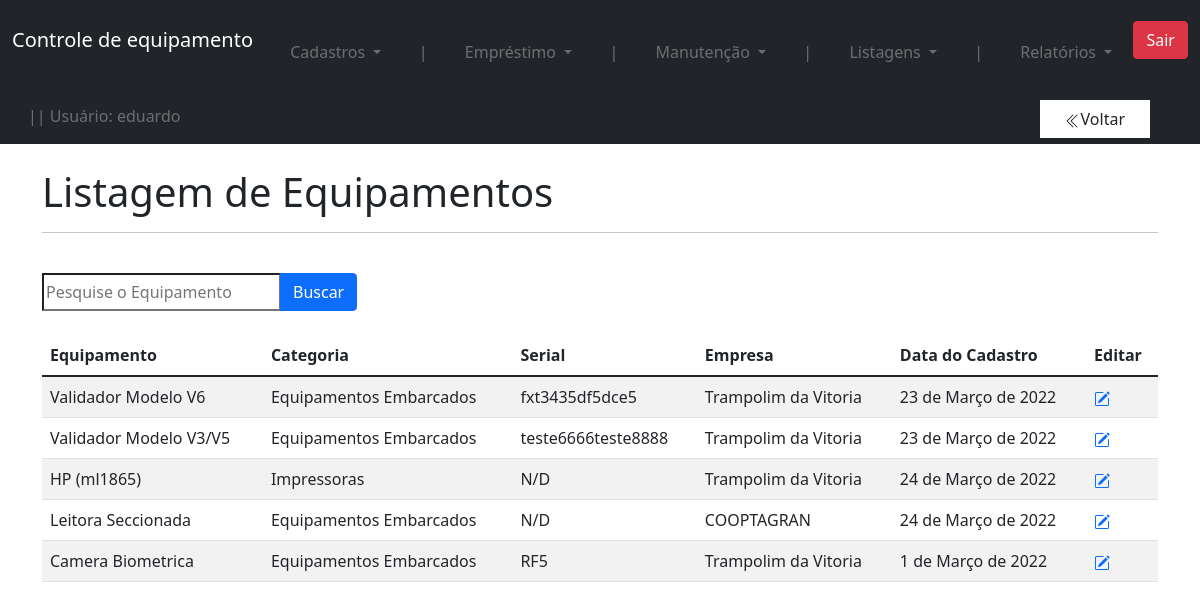
Before: /equipamento/listagem_equipamento (signed in) with the older database file.
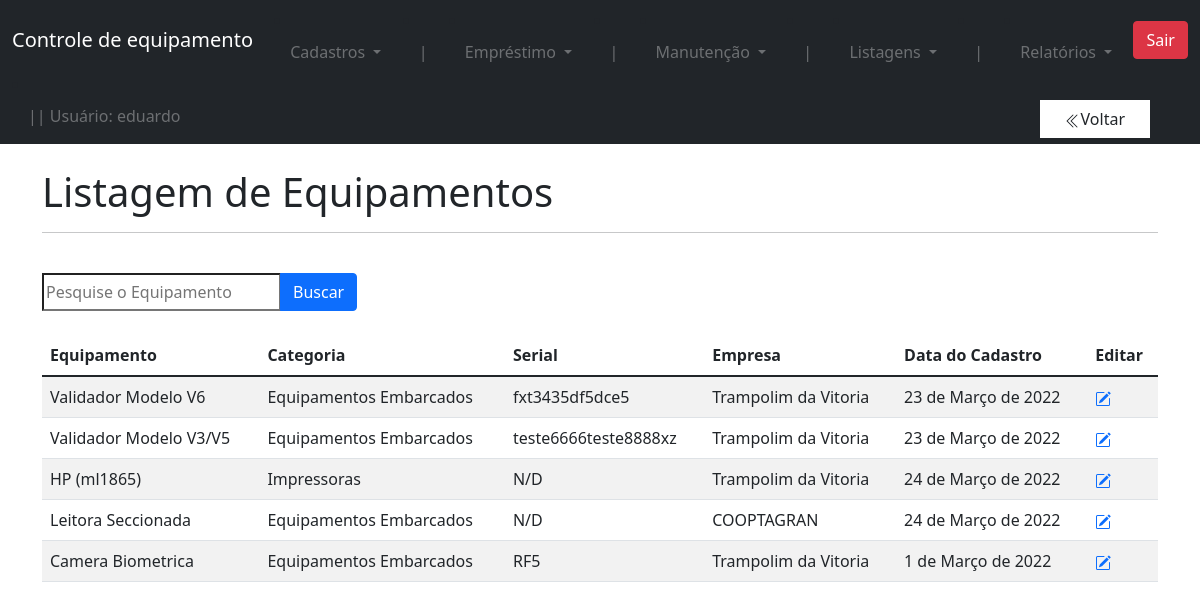
After: the same page with the newer database file.
### equipamento/models.py (models this page shows, shortened)
class Equipamentos(models.Model):
    nome = models.CharField(max_length=60)
    imagem = models.ImageField(upload_to='foto_equipamento', null=True, blank=True)
    serial = models.CharField(max_length=30)
    empresa = models.ForeignKey(Empresa, on_delete=models.DO_NOTHING)
    data_cadastro = models.DateField(default= date.today)
    categoria = models.ForeignKey(Categoria, on_delete=models.DO_NOTHING)
    emprestado = models.BooleanField(default=False)
    class Meta:
        verbose_name = 'Equipamento'

class Categoria(models.Model):
    nome = models.CharField(max_length=30)
    descricao = models.TextField()
    def __str__(self) -> str:
        return self.nome

class Empresa(models.Model):
    nome = models.CharField(max_length=60)
    responsavel = models.CharField(max_length=60)
    email = models.EmailField(max_length=60, blank=True, null=True)
    def __str__(self) -> str:
        return self.nome

### equipamento/views.py (the view)
# urls.py: path('listagem_equipamento', views.listagem_equipamento, name='listagem_equipamento'),
@login_required
def listagem_equipamento(request):
    equipamentos = Equipamentos.objects.all()
    search_input = request.GET.get('search_area') or ''
    if search_input:
        equipamentos = Equipamentos.objects.filter(nome__icontains=search_input)
    return render(request, 'listagem_equipamento.html', {'equipamentos':equipamentos, 'search_input':search_input})

### equipamento/templates/listagem_equipamento.html (shortened to what this page needs)
{% extends 'base.html' %}
{% load filtros  %}
{% load static  %}
{% block conteudo %}
<div class='container'>
    <br>
    <h1 class=''>Listagem de Equipamentos</h1>
    <hr>
    <br>
    <div class="col-lg-4">
      <form class="input-group" method="get">
        <input type="text" name="search_area" value="{{search_input}}"placeholder="Pesquise o Equipamento">
        <input class="btn btn-primary" type="submit" value="Buscar">
      </form>
    </div>
    <br>
    <table class="table table-striped">
        <thead>
          <tr>
            <th scope="col">Equipamento</th>
            <th scope="col">Categoria</th>
            <th scope="col">Serial</th>
            <th scope="col">Empresa</th>
            <th scope="col">Data do Cadastro</th>
            <th scope="col">Editar</th>
          </tr>
        </thead>
        <tbody>
            {% for i in equipamentos %}
                <tr>
                    <td>{{i.nome}}</td>
                    <td>{{i.categoria}}</td>
                    <td>{{i.serial}}</td>
                    <td>{{i.empresa}}</td>
                    <td>{{i.data_cadastro}}</td>
                    <td><a href="{% url 'ver_equipamento' i.id %}"></a></td>
                </tr>
            {% endfor %}
        </tbody>
      </table>
{% endblock conteudo %}

Changed rows visible on the page:
changed Equipamentos "Validador Modelo V3/V5": serial "teste6666teste8888" → "teste6666teste8888xz"
